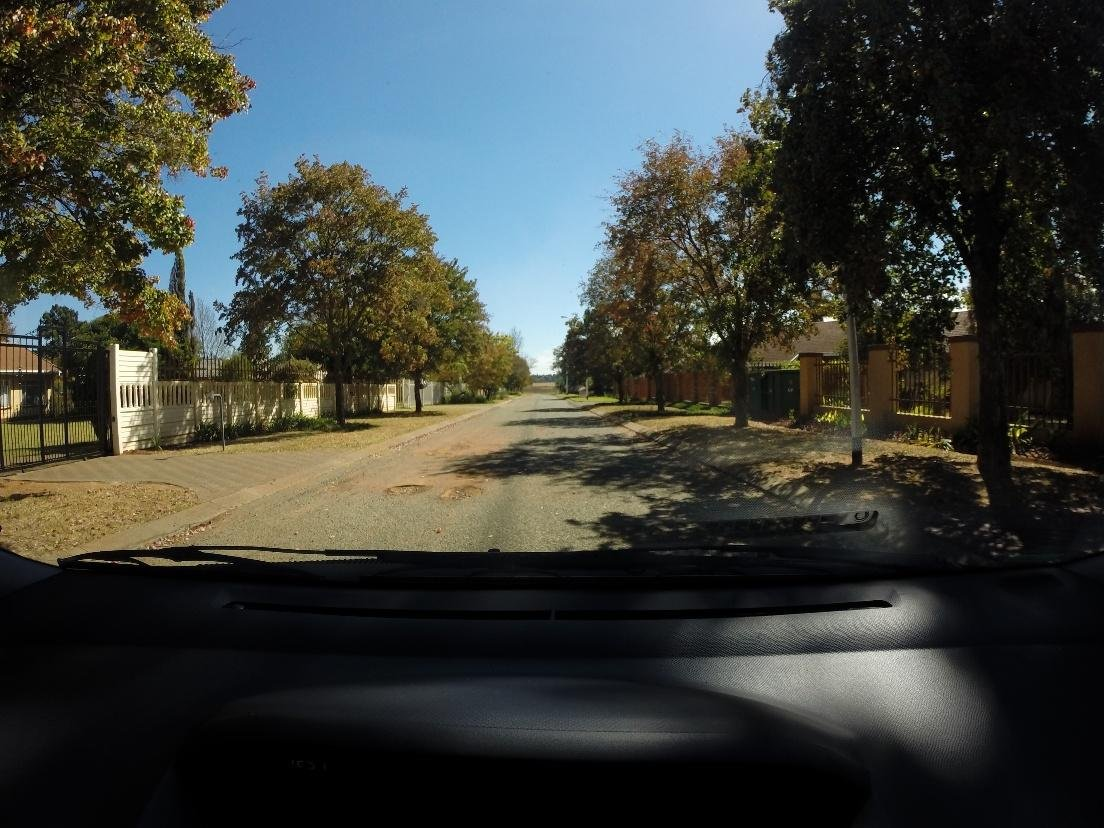
#> input picture tests/data/lane_none_shadow.jpg, 1104 x 828 px
$ python -i lanes.py   (imports and definitions only)
#> lines starting #> are read from the running program, lines starting #| are printed output that depends on the picture; after the words box and inside, x2 and y2 are one past the last pixel; in counts of white or black regions, pixels touching at a corner belong together
"""
rca.vision.lanes
================
Lane-marking detection and condition assessment by image processing.
(No lane-marking dataset is available to the project yet, so no trained
model is used; the method is deterministic and explainable.)

Pipeline
1. Road region: the carriageway trapezoid marked by the engineer, or an
   automatic region: below the horizon, above the car bonnet/dashboard
   (found as the dark band at the bottom of a dash-cam photo).
2. Paint candidates: markings are narrow strips brighter than the asphalt on
   BOTH sides. A symmetric local filter (Nieto et al. 2010 style) compares each
   pixel with the road a stripe-width to its left and right; the width follows
   perspective. Shadow edges (bright on one side only) cancel out. Then only
   blobs shaped like strips (long, thin) are kept: gravel and sun patches go.
   Colour: white = low saturation; yellow = hue 28-68 deg with saturation.
3. Segments: probabilistic Hough transform; segments flatter than 20 deg
   are not longitudinal markings (in a forward view) and are discarded.
4. Lines: segments are grouped into marking lines by where they cut two
   reference rows (perspective lines converge, so two cuts identify a line).
5. Per line: colour (white/yellow), type (solid / broken from the share of
   its length that is painted), contrast (paint lightness / adjacent asphalt),
   and a condition score 0-100.

Condition score (CHOICE, uncalibrated): 50 % contrast + 50 % continuity.
  contrast term  = clip((ratio - 1.05) / 0.4, 0, 1)   (1.05 = invisible, >= 1.45 = clear)
  continuity term= painted share / expected share (solid 1.0, broken 0.4), max 1
Road score: mean of detected lines; no line -> 0 ("absent / worn out").
IRC:35 grades markings by retro-reflectivity, which a photo cannot measure;
calibrate this score against such readings before quoting it as a rating.
Indo-HCM 2017 has no lane-marking factor, so the score never changes capacity.
"""
from __future__ import annotations

from typing import List, Optional, Sequence, Tuple

import cv2
import numpy as np

Point = Tuple[float, float]


def bonnet_row(img_bgr: np.ndarray) -> int:
    """Top of the car bonnet / dashboard in a dash-cam photo: the topmost strong
    brightness step across the lower image (row average over the central 80 %).
    Returns the image height when there is no such step (not a dash-cam photo)."""
    h, w = img_bgr.shape[:2]
    g = cv2.cvtColor(img_bgr, cv2.COLOR_BGR2GRAY).astype(np.float32)[:, int(0.1 * w):int(0.9 * w)]
    m = cv2.GaussianBlur(g, (0, 0), 2).mean(axis=1)
    k = max(3, int(0.012 * h))
    d = np.zeros(h)
    d[k:h - k] = m[2 * k:] - m[:h - 2 * k]
    lo, hi = int(0.55 * h), int(0.97 * h)
    a = np.abs(d[lo:hi])
    if a.size == 0 or a.max() < 40:
        return h
    return lo + int(np.where(a >= max(40.0, 0.5 * a.max()))[0][0])


def road_mask(img_bgr: np.ndarray, trapezoid: Optional[Sequence[Point]]) -> Tuple[np.ndarray, bool]:
    h, w = img_bgr.shape[:2]
    m = np.zeros((h, w), np.uint8)
    if trapezoid and len(trapezoid) == 4:
        cv2.fillPoly(m, [np.array(trapezoid, np.int32)], 255)
        return m, True
    bottom = bonnet_row(img_bgr) - int(0.01 * h)       # keep clear of wiper / bonnet edge
    top = int(h * 0.45)
    if bottom - top < h * 0.08:
        bottom = h - 1
    poly = [(0, bottom), (w - 1, bottom), (w * 0.62, top), (w * 0.38, top)]
    cv2.fillPoly(m, [np.array(poly, np.int32)], 255)
    return m, False


def analyse(img_bgr: np.ndarray, trapezoid: Optional[Sequence[Point]] = None,
            exclude_boxes: Sequence[Sequence[float]] = ()) -> dict:
    h, w = img_bgr.shape[:2]
    mask, marked = road_mask(img_bgr, trapezoid)
    for b in exclude_boxes:                         # vehicles, vendors... are not paint
        x0, y0, x1, y1 = (int(v) for v in b)
        mask[max(0, y0):max(0, y1), max(0, x0):max(0, x1)] = 0
    roi = mask > 0
    if roi.sum() < 2000:
        return {"available": False, "reason": "Road region too small to assess markings."}

    L = cv2.cvtColor(img_bgr, cv2.COLOR_BGR2LAB)[:, :, 0].astype(np.float32)
    ys = np.where(roi.any(axis=1))[0]
    y_top, y_bot = int(ys.min()), int(ys.max())
    span = max(y_bot - y_top, 1)
    R = ridge_response(L, y_top, y_bot, w)
    hsv = cv2.cvtColor(img_bgr, cv2.COLOR_BGR2HSV)
    H, S = hsv[:, :, 0].astype(np.int32), hsv[:, :, 1].astype(np.int32)
    white = S < 60
    yellow = (H >= 14) & (H <= 34) & (S >= 25)         # OpenCV hue = degrees / 2 (yellow 28-68 deg)
    paint = (R >= np.maximum(24.0, 0.2 * L)) & (white | yellow) & roi
    paint_u8 = strip_filter(paint, max(10, span // 14), w)
    min_len = max(12, span // 12)
    raw = cv2.HoughLinesP(paint_u8, 1, np.pi / 180, threshold=15, minLineLength=min_len,
                          maxLineGap=max(4, span // 25))
    segs = []
    if raw is not None:
        for x0, y0, x1, y1 in np.asarray(raw).reshape(-1, 4):
            ang = abs(np.degrees(np.arctan2(y1 - y0, x1 - x0)))
            if min(ang, 180 - ang) >= 20:
                if y0 > y1:
                    x0, y0, x1, y1 = x1, y1, x0, y0
                segs.append((float(x0), float(y0), float(x1), float(y1)))

    out_lines = []
    for g in _group(segs, y_top, y_bot, w):
        info = _describe(g, paint_u8, L, yellow, roi, y_top, y_bot)
        if info:
            info["id"] = len(out_lines) + 1
            out_lines.append(info)
    idx = float(np.mean([ln["score"] for ln in out_lines])) if out_lines else 0.0
    return {"available": True, "visibility_index": round(idx, 1), "condition": grade(idx),
            "n_lines": len(out_lines), "lines": out_lines,
            "region": "marked carriageway" if marked else "automatic (below horizon, above bonnet)",
            "paint_pixels_pct": round(100 * float((paint_u8 > 0).sum()) / float(roi.sum()), 2),
            "status": ("Image-processing indicator, uncalibrated. Does not change capacity "
                       "(Indo-HCM 2017 has no lane-marking factor)."
                       + ("" if marked else " Road edges not marked: kerbs at the road edge may be "
                          "counted as lines; mark the carriageway for an exact assessment."))}


def ridge_response(L: np.ndarray, y_top: int, y_bot: int, w: int) -> np.ndarray:
    """Symmetric local filter for bright strips (Nieto et al. 2010 style):
        r(x) = 2 L(x) - L(x - t) - L(x + t) - |L(x - t) - L(x + t)|
    t follows perspective: ~2 px at the far end, ~1.8 % of the width near the
    camera. A shadow edge is bright on one side only, so the |.| term cancels it."""
    Lb = cv2.GaussianBlur(L, (3, 3), 0)
    R = np.zeros_like(L)
    for y in range(y_top, y_bot + 1):
        t = int(round(2 + (y - y_top) / max(y_bot - y_top, 1) * 0.018 * w))
        row = Lb[y]
        lft = np.empty_like(row); rgt = np.empty_like(row)
        lft[t:] = row[:-t]; lft[:t] = row[0]
        rgt[:-t] = row[t:]; rgt[-t:] = row[-1]
        R[y] = 2 * row - lft - rgt - np.abs(lft - rgt)
    return R


def strip_filter(paint: np.ndarray, min_len: int, w: int) -> np.ndarray:
    """Keep only connected blobs shaped like painted strips: long (>= min_len px),
    thin (length / width >= 4) and narrower than 3 % of the photo width.
    Gravel speckle and sunlit patches between shadows are removed."""
    m = paint.astype(np.uint8) * 255
    n, lab, stats, _ = cv2.connectedComponentsWithStats(m, connectivity=8)
    keep = np.zeros(n, bool)
    for i in range(1, n):
        if stats[i, cv2.CC_STAT_AREA] < 12:
            continue
        pts = np.column_stack(np.where(lab == i))[:, ::-1].astype(np.float32)
        _, (a, b), _ = cv2.minAreaRect(pts)
        long_, short = max(a, b), max(min(a, b), 1.0)
        keep[i] = long_ >= min_len and long_ / short >= 4.0 and short <= 0.03 * w
    return (keep[lab] * 255).astype(np.uint8)


def _x_at(seg, y):
    x0, y0, x1, y1 = seg
    return x0 + (x1 - x0) * (y - y0) / (y1 - y0)


def _group(segs, y_top, y_bot, w):
    """Group segments whose extensions cut two reference rows at nearly the same x."""
    ya, yb = y_top + 0.35 * (y_bot - y_top), y_bot
    tol = max(10.0, 0.035 * w)
    groups: List[dict] = []
    for s in sorted(segs, key=lambda s: -np.hypot(s[2] - s[0], s[3] - s[1])):
        xa, xb = _x_at(s, ya), _x_at(s, yb)
        for g in groups:
            if abs(g["xa"] - xa) < tol and abs(g["xb"] - xb) < tol * 1.6:
                g["segs"].append(s)
                break
        else:
            groups.append({"xa": xa, "xb": xb, "segs": [s]})
    return groups


def _describe(g, paint_u8, L, yellow, roi, y_top, y_bot):
    segs = g["segs"]
    ext = max(s[3] for s in segs) - min(s[1] for s in segs)
    if ext < 0.2 * (y_bot - y_top):
        return None                                 # too short along the road: wiper, debris, arrow
    pts_y = np.array([v for s in segs for v in (s[1], s[3])])
    pts_x = np.array([v for s in segs for v in (s[0], s[2])])
    a, b = np.polyfit(pts_y, pts_x, 1)              # x = a*y + b
    y0 = float(pts_y.min())
    h, w = L.shape
    ys = np.arange(int(max(y_top, min(y0, y_bot - 1))), int(y_bot))
    xs = np.round(a * ys + b).astype(int)
    ok = (xs >= 2) & (xs < w - 2)
    ys, xs = ys[ok], xs[ok]
    if len(ys) < 10:
        return None
    valid = roi[ys, xs]
    if valid.sum() < 10:
        return None
    ys, xs = ys[valid], xs[valid]
    half = np.maximum(2, ((ys - y_top) / max(y_bot - y_top, 1) * 6).astype(int) + 2)
    hit = np.array([paint_u8[y, max(0, x - r):x + r + 1].any() for y, x, r in zip(ys, xs, half)])
    painted = float(hit.mean())
    runs = int(np.sum(np.diff(hit.astype(int)) == 1) + (1 if hit[0] else 0))
    kind = "solid" if painted >= 0.7 or runs <= 1 else "broken"
    expected = 1.0 if kind == "solid" else 0.4
    pm = np.zeros_like(paint_u8)
    for s in segs:
        cv2.line(pm, (int(s[0]), int(s[1])), (int(s[2]), int(s[3])), 255, 3)
    on = (pm > 0) & (paint_u8 > 0)
    ring = ((cv2.dilate(pm, np.ones((15, 15), np.uint8)) > 0)
            & ~(cv2.dilate(pm, np.ones((5, 5), np.uint8)) > 0) & roi)
    if on.sum() < 15 or ring.sum() < 15:
        return None
    contrast = float(L[on].mean() / max(np.median(L[ring]), 1.0))
    if contrast < 1.05:
        return None                                 # not brighter than the asphalt: no paint
    colour = "yellow" if float(yellow[on].mean()) > 0.5 else "white"
    c_term = float(np.clip((contrast - 1.05) / 0.4, 0, 1))
    k_term = float(np.clip(painted / expected, 0, 1))
    score = 100 * (0.5 * c_term + 0.5 * k_term)
    yt = float(max(y0, y_top))
    return {"type": kind, "colour": colour, "contrast_ratio": round(contrast, 2),
            "painted_share": round(painted, 2), "score": round(score, 1), "condition": grade(score),
            "p_top": [round(float(a * yt + b), 1), round(yt, 1)],
            "p_bottom": [round(float(a * y_bot + b), 1), float(y_bot)],
            "segments": [[int(v) for v in s] for s in segs]}


def grade(idx: float) -> str:
    return "good" if idx >= 65 else "fair" if idx >= 40 else "poor" if idx >= 15 else "absent / worn out"


# [18 lines left out: function draw, not called in this run]

>>> import cv2
>>> picture = cv2.imread('../../tests/data/lane_none_shadow.jpg')
#> picture is the input picture: shape (828, 1104, 3); mean B, G, R 61.3, 65.3, 60.8
>>> result = analyse(picture)
#> in bonnet_row, `g = cv2.cvtColor(img_bgr, cv2.COLOR_BGR2GRAY).astype(np.float32)[:, in..`:
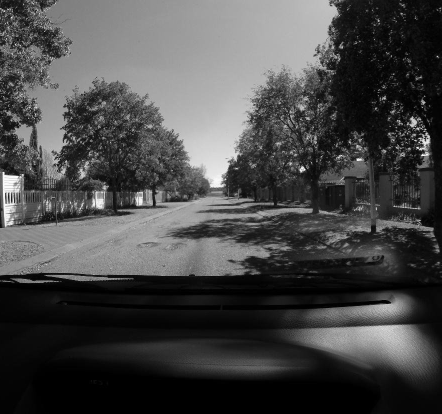
#> g: shape (828, 883) float32 (shown at 1/2 size); min 0, max 254, mean 71.6
#> in bonnet_row, `m = cv2.GaussianBlur(g, (0, 0), 2).mean(axis=1)`: m = 828 values, max 117.5 at index 21, min 1.35 at index 798, mean 71.63
#> in road_mask, `bottom = bonnet_row(img_bgr) - int(0.01 * h)`: bottom = 534
#> in road_mask, `poly = [(0, bottom), (w - 1, bottom), (w * 0.62, top), (w * 0.38, top)]`: poly = [(0, 534), (1103, 534), (684.5, 372), (419.5, 372)]
#> in road_mask, `cv2.fillPoly(m, [np.array(poly, np.int32)], 255)`:
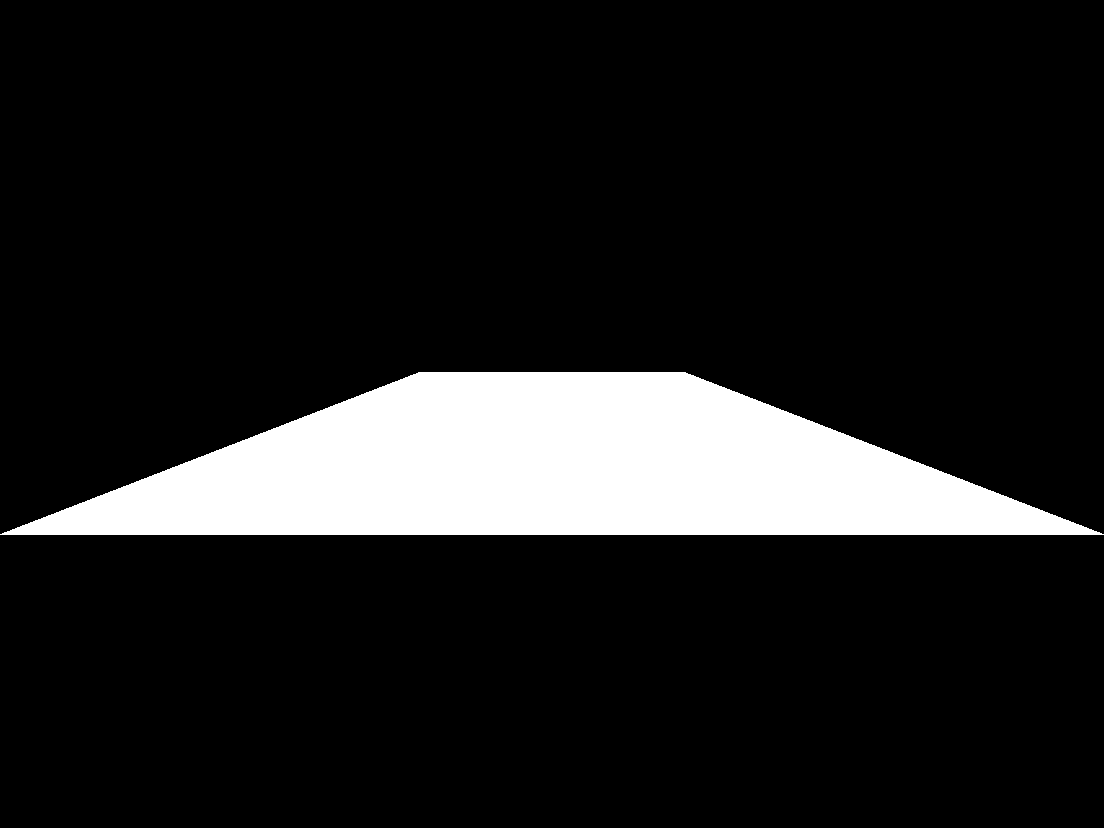
#> m: shape (828, 1104); 12.2% white; 1 white region, box (x1, y1, x2, y2) and area: (0, 372, 1104, 535) 111912
#> in analyse, `mask, marked = road_mask(img_bgr, trapezoid)`: marked = False
#> in analyse, `L = cv2.cvtColor(img_bgr, cv2.COLOR_BGR2LAB)[:, :, 0].astype(np.float32)`:
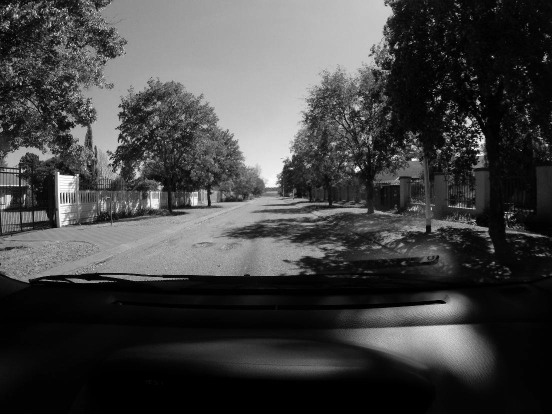
#> L: shape (828, 1104) float32 (shown at 1/2 size); min 0, max 255, mean 66.7
#> in analyse, `ys = np.where(roi.any(axis=1))[0]`: ys = 163 values from 372 to 534
#> in analyse, `y_top, y_bot = int(ys.min()), int(ys.max())`: y_top = 372; y_bot = 534
#> in analyse, `span = max(y_bot - y_top, 1)`: span = 162
#> the loop in ridge_response, `for y in range(y_top, y_bot + 1):` made 163 passes
#> t on passes 1 to 3: 2, 2, 2
#> after the loop in ridge_response, `for y in range(y_top, y_bot + 1):`:
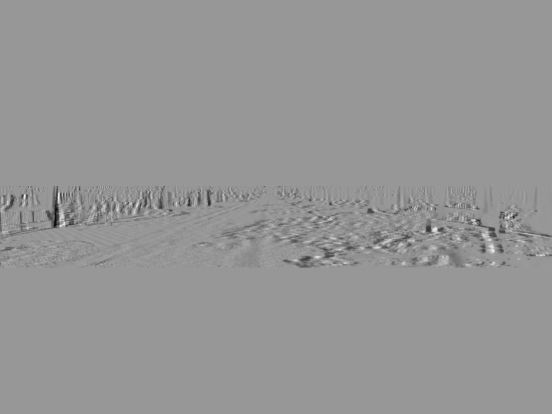
#> R: shape (828, 1104) float32 (shown at 1/2 size); min -460.6, max 312.5, mean -4.6; drawn with min black and max white
#> in strip_filter, `n, lab, stats, _ = cv2.connectedComponentsWithStats(m, connectivity=8)`: n = 473; stats = 473 rows, first 6: [0, 0, 1104, 828, 906945], [423, 372, 1, 2, 2], [467, 372, 2, 1, 2], [483, 372, 1, 1, 1], [510, 373, 1, 2, 2], [566, 372, 2, 2, 3]
#> the loop in strip_filter, `for i in range(1, n):` made 472 passes
#> (a, b, long_, short) on passes 12, 22, 23: (2.99, 15.46, 15.46, 2.99), (2.91, 15.03, 15.03, 2.91), (8.79, 2.75, 8.79, 2.75)
#> in strip_filter, `return (keep[lab] * 255).astype(np.uint8)`:
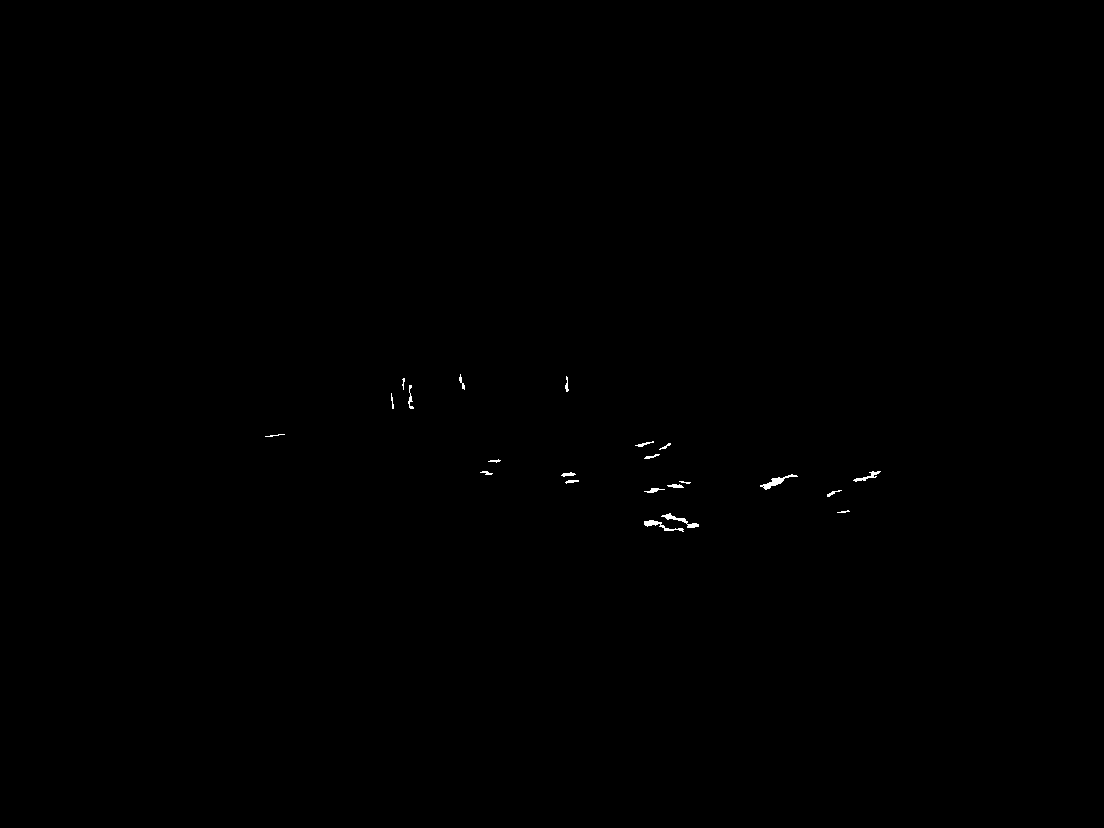
#> returned value: shape (828, 1104); 0.12% white; 22 white regions (2 under 20 px), largest, box (x1, y1, x2, y2) and area: (760, 474, 798, 490) 165, (661, 513, 699, 528) 143, (644, 520, 684, 532) 139
#> in analyse, `min_len = max(12, span // 12)`: min_len = 13
#> in analyse, `raw = cv2.HoughLinesP(paint_u8, 1, np.pi / 180, threshold=15, minLineL..`: raw = 31 rows, first 6: [761, 486, 793, 475], [668, 486, 690, 482], [644, 522, 657, 521], [562, 474, 575, 474], [661, 516, 698, 525], [645, 524, 658, 522]
#> the loop in analyse, `for x0, y0, x1, y1 in np.asarray(raw).reshape(-1, 4):` made 31 passes
#> (x0, y0, x1, y1, ang) on passes 1 to 8: (761, 486, 793, 475, 18.97), (668, 486, 690, 482, 10.3), (644, 522, 657, 521, 4.4), (562, 474, 575, 474, 0), (661, 516, 698, 525, 13.67), (645, 524, 658, 522, 8.75), (855, 480, 873, 476, 12.53), (764, 487, 782, 481, 18.43)
#> after the loop in analyse, `for x0, y0, x1, y1 in np.asarray(raw).reshape(-1, 4):`: segs = [(792, 474, 760, 486), (781, 482, 765, 489), (650, 520, 668, 529), (409, 385, 409, 407), (566, 376, 567, 391), (460, 374, 464, 389), (410, 385, 410, 408)]
#> in _group, `ya, yb = y_top + 0.35 * (y_bot - y_top), y_bot`: ya = 428.7; yb = 534
#> in _group, `tol = max(10.0, 0.035 * w)`: tol = 38.64
#> in _x_at, `x0, y0, x1, y1 = seg`: x0 = 792; y0 = 474; x1 = 760; y1 = 486
#> the loop in analyse, `for g in _group(segs, y_top, y_bot, w):` made 5 passes
#> (g, ext in _describe) on passes 3 to 5: ({'xa': 467.4, 'xb': 678, 'segs': [(650, 520, 668, 529)]}, 9), ({'xa': 474.6, 'xb': 502.7, 'segs': [(460, 374, 464, 389)]}, 15), ({'xa': 569.5, 'xb': 576.5, 'segs': [(566, 376, 567, 391)]}, 15)
#> after the loop in analyse, `for g in _group(segs, y_top, y_bot, w):`: out_lines = []
#> in analyse, `idx = float(np.mean([ln["score"] for ln in out_lines])) if out_lines e..`: idx = 0
#> result = 8 items
